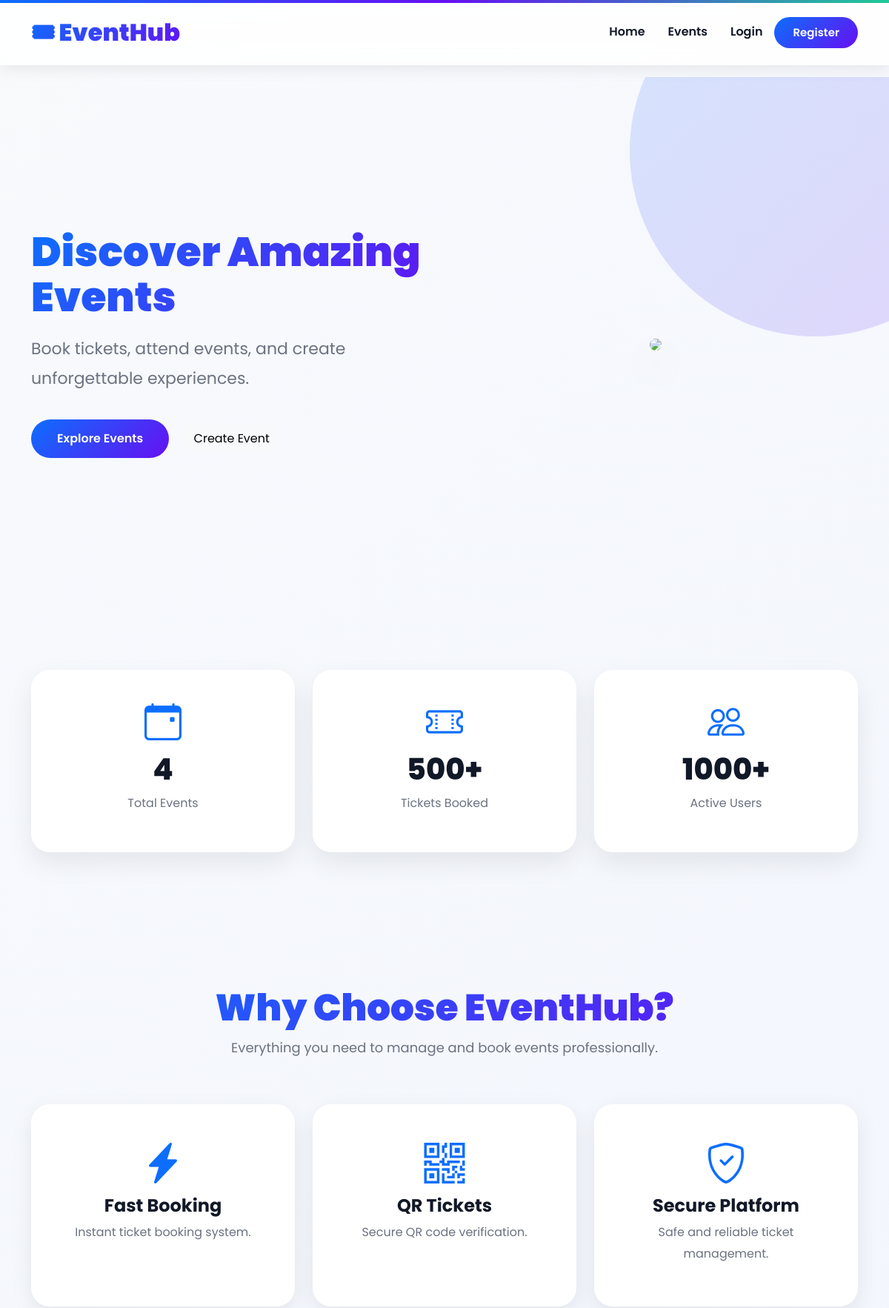
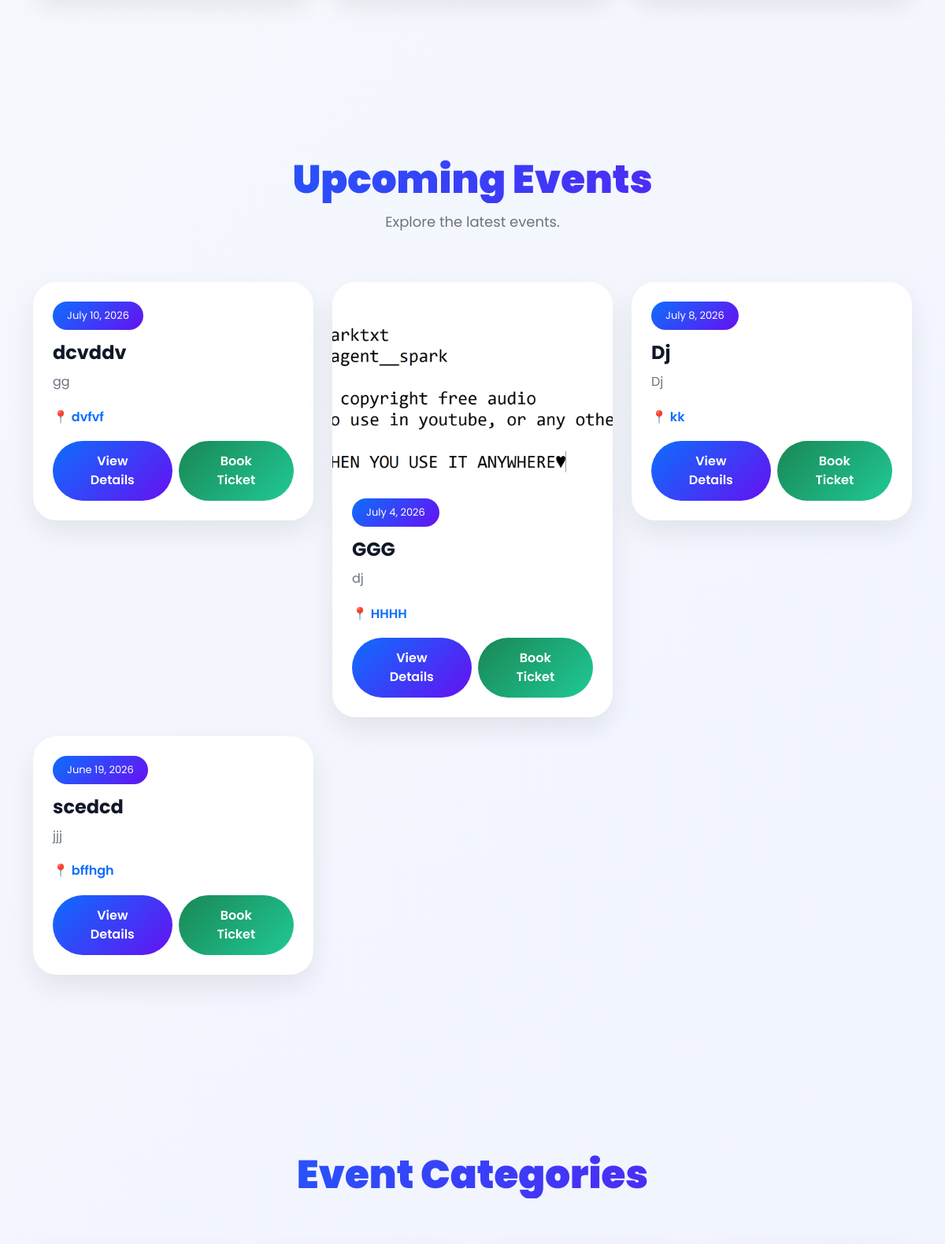
The page / (upper part) on the database its author committed (2 pictures, top to bottom).
### events/models.py (models this page shows, shortened)
class Event(models.Model):
    title = models.CharField(
        max_length=200
    )
    description = models.TextField()
    venue = models.CharField(
        max_length=200
    )
    location = models.CharField(max_length=255, blank=True, null=True)
    date = models.DateField()
    time = models.TimeField()
    total_tickets = models.PositiveIntegerField(
        default=0
    )
    available_tickets = models.PositiveIntegerField(
        default=0
    )
    image = models.ImageField(
        upload_to='event_images/',
        blank=True,
        null=True
    )
    created_at = models.DateTimeField(
        auto_now_add=True
    )
    updated_at = models.DateTimeField(
        auto_now=True
    )
    class Meta:
        ordering = ['date', 'time']

### events/views.py (the view)
# urls.py: path('', views.home, name='home'),
def home(request):
    events = Event.objects.all().order_by('-id')
    return render(
        request,
        'home.html',
        {
            'events': events
        }
    )

### events/templates/home.html (shortened to what this page needs)
{% extends 'base.html' %}
{% block content %}
<section class="hero-section">
    <div class="container">
        <div class="row align-items-center">
            <div class="col-lg-6">
                <div class="hero-content">
                    <h1 class="hero-title">
                        Discover Amazing Events
                    </h1>
                    <p class="hero-subtitle">
                        Book tickets, attend events,
                        and create unforgettable experiences.
                    </p>
                    <div class="hero-buttons">
                        <a href="{% url 'event_list' %}"
                           class="btn btn-premium">
                            Explore Events
                        </a>
                        <a href="{% url 'create_event' %}"
                           class="btn btn-light ms-3">
                            Create Event
                        </a>
                    </div>
                </div>
            </div>
            <div class="col-lg-6 text-center">
                <img src="https://images.unsplash.com/photo-1492684223066-81342ee5ff30"
                     class="hero-image img-fluid">
            </div>
        </div>
    </div>
</section>
<section class="stats-section">
    <div class="container">
        <div class="row">
            <div class="col-md-4">
                <div class="stats-card">
                    <i class="bi bi-calendar-event"></i>
                    <h2>
                        {{ events.count }}
                    </h2>
                    <p>
                        Total Events
                    </p>
                </div>
            </div>
            <div class="col-md-4">
                <div class="stats-card">
                    <i class="bi bi-ticket-perforated"></i>
                    <h2>
                        500+
                    </h2>
                    <p>
                        Tickets Booked
                    </p>
                </div>
            </div>
            <div class="col-md-4">
                <div class="stats-card">
                    <i class="bi bi-people"></i>
                    <h2>
                        1000+
                    </h2>
                    <p>
                        Active Users
                    </p>
                </div>
            </div>
        </div>
    </div>
</section>
<section class="features-section">
    <div class="container">
        <div class="section-title">
            <h2>
                Why Choose EventHub?
            </h2>
            <p>
                Everything you need to manage
                and book events professionally.
            </p>
        </div>
        <div class="row">
            <div class="col-lg-4">
                <div class="feature-card">
                    <i class="bi bi-lightning-charge-fill"></i>
                    <h4>
                        Fast Booking
                    </h4>
                    <p>
                        Instant ticket booking system.
                    </p>
                </div>
            </div>
            <div class="col-lg-4">
                <div class="feature-card">
                    <i class="bi bi-qr-code"></i>
                    <h4>
                        QR Tickets
                    </h4>
                    <p>
                        Secure QR code verification.
                    </p>
                </div>
            </div>
            <div class="col-lg-4">
                <div class="feature-card">
                    <i class="bi bi-shield-check"></i>
                    <h4>
                        Secure Platform
                    </h4>
                    <p>
                        Safe and reliable ticket management.
                    </p>
                </div>
            </div>
        </div>
    </div>
</section>
<section class="upcoming-events">
    <div class="container">
        <div class="section-title">
            <h2>
                Upcoming Events
            </h2>
            <p>
                Explore the latest events.
            </p>
        </div>
        <div class="row">
            {% for event in events %}
            <div class="col-lg-4 mb-4">
                <div class="event-preview-card">
                    {% if event.image %}
                    <img src="{{ event.image.url }}"
                         alt="{{ event.title }}">
                    {% endif %}
                    <div class="event-preview-body">
                        <span class="event-date">
                            {{ event.date }}
                        </span>
                        <h4>
                            {{ event.title }}
                        </h4>
                        <p>
                            {{ event.description|truncatewords:20 }}
                        </p>
                        <p class="event-location">
                            📍 {{ event.venue }}
                        </p>
                        <div class="d-flex gap-2 mt-3">
                            <a href="{% url 'event_detail' event.id %}"
                               class="btn btn-premium">
                                View Details
                            </a>
                            <a href="{% url 'book_ticket' event.id %}"
                               class="btn btn-success-premium">
                                Book Ticket
                            </a>
                        </div>
                    </div>
                </div>
            </div>
            {% empty %}
            <div class="text-center">
                <h4>
                    No Events Available
                </h4>
            </div>
            {% endfor %}
        </div>
    </div>
</section>
<section class="category-section">
    <div class="container">
        <div class="section-title">
            <h2>
                Event Categories
            </h2>
        </div>
    </div>
</section>
{% endblock %}

### rows shown on the page
Event: date "July 10, 2026", title "dcvddv", description "gg", venue "dvfvf"
Event: image (picture), date "July 4, 2026", title "GGG", description "dj", venue "HHHH"
Event: date "July 8, 2026", title "Dj", description "Dj", venue "kk"
Event: date "June 19, 2026", title "scedcd", description "jjj", venue "bffhgh"

### other values the page prints
{{ events.count }} "4"
